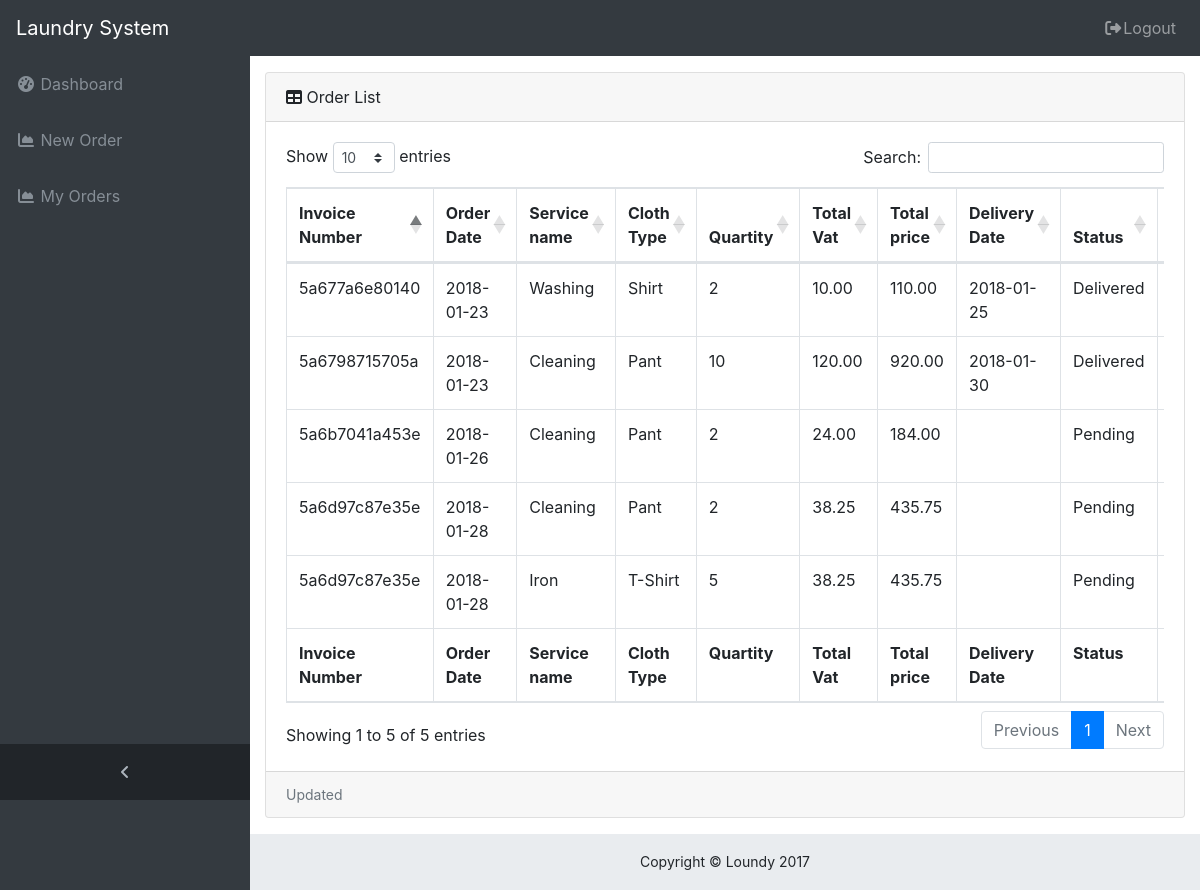
Screenshot of /order_list.php (signed in) with the database file from the repository.
### tables this page shows
CREATE TABLE `orders_items` (
  `id` int(15) NOT NULL,
  `invoice_no` varchar(20) DEFAULT NULL,
  `service_id` int(10) DEFAULT NULL,
  `cloth_type` int(10) DEFAULT NULL,
  `qty` int(10) NOT NULL
);

CREATE TABLE `orders` (
  `invoice_no` varchar(20) NOT NULL,
  `order_date` date NOT NULL,
  `customer_id` int(10) NOT NULL,
  `discount` int(3) DEFAULT NULL,
  `total_vat` float(8,2) NOT NULL,
  `grand_total` float(8,2) NOT NULL,
  `delivery_date` varchar(15) DEFAULT NULL,
  `order_status` varchar(10) NOT NULL
);

CREATE TABLE `services` (
  `id` int(11) NOT NULL,
  `service_name` varchar(100) NOT NULL,
  `service_code` varchar(50) NOT NULL
);

CREATE TABLE `cloths` (
  `id` int(11) NOT NULL,
  `cloth_type` varchar(100) NOT NULL,
  `cloth_code` varchar(50) NOT NULL
);

### inc/db_config.php (called while the page is built, shortened)
<?php
  function DB_Query($sql) {
    $conn = mysqli_connect(DB_SERVER, DB_USER, DB_PASS, DB_TBL);
    $resault = mysqli_query($conn, $sql);
    return $resault;
  }
?>

### order_list.php (the view, shortened to what this page needs)
<?php
  include_once 'inc/db_config.php';
  include_once 'inc/header.php';
  include_once 'inc/nav.php';
?>
<div class="content-wrapper">
    <div class="container-fluid">
      <div class="card mb-3">
        <div class="card-header">
          <i class="fa fa-table"></i> Order List</div>
        <div class="card-body">
          <div class="table-responsive">
            <table class="table table-bordered" id="dataTable" width="100%" cellspacing="0">
              <?php if ($_SESSION["user_role"]==2) { ?>
                <thead>
                  <tr>
                  <th>Invoice Number</th>
                  <th>Order Date</th>
                  <th>Service name</th>
                  <th>Cloth Type</th>
                  <th>Quartity</th>
                  <th>Total Vat</th>
                  <th>Total price</th>
                  <th>Delivery Date</th>
                  <th>Status</th>
                  <th>Action</th>
                </tr>
              </thead>
              <tfoot>
                <tr>
                  <th>Invoice Number</th>
                  <th>Order Date</th>
                  <th>Service name</th>
                  <th>Cloth Type</th>
                  <th>Quartity</th>
                  <th>Total Vat</th>
                  <th>Total price</th>
                  <th>Delivery Date</th>
                  <th>Status</th>
                  <th>Action</th>
                </tr>
              </tfoot>
              <tbody>
                <?php
                  $sqlResult = DB_Query("SELECT orders.`invoice_no`, orders.`order_date`, orders.`customer_id`, orders.`discount`, orders.`total_vat`, orders.`grand_total`, orders.`delivery_date`, orders.`order_status`, services.service_name, cloths.cloth_type, orders_items.qty FROM `orders` INNER JOIN orders_items ON (orders.invoice_no=orders_items.invoice_no) INNER JOIN services ON (orders_items.service_id=services.id) INNER JOIN cloths ON (orders_items.cloth_type=cloths.id) WHERE orders.customer_id=".$_SESSION["user_id"]." ORDER BY orders.order_date DESC");
                  while ($row = mysqli_fetch_assoc($sqlResult)) {
                  extract($row);
                 ?>
                <tr>
                  <td><?= $invoice_no ?></td>
                  <td><?= $order_date ?></td>
                  <td><?= $service_name ?></td>
                  <td><?= $cloth_type ?></td>
                  <td><?= $qty ?></td>
                  <td><?= $total_vat ?></td>
                  <td><?= $grand_total ?></td>
                  <td><?= $delivery_date ?></td>
                  <td><?= $order_status ?></td>
                  <td>
                  </td>
                </tr>
                <?php } ?>
              </tbody>
             <?php } ?>
            </table>
          </div>
        </div>
        <div class="card-footer small text-muted">Updated</div>
      </div>
    </div>
<?php
  include_once 'inc/footer.php';
?>

### css/sb-admin.css (style rules this page uses)
html { position: relative; min-height: 100%; }
body { overflow-x: hidden; }
body.sticky-footer { margin-bottom: 56px; }
body.sticky-footer .content-wrapper { min-height: calc(100vh - 56px - 56px); }
body.fixed-nav { padding-top: 56px; }
.content-wrapper { min-height: calc(100vh - 56px); padding-top: 1rem; }
.content-wrapper { overflow-x: hidden; background: white; }
@media (min-width: 992px) { .content-wrapper { margin-left: 250px; } }

### rows the page displays
orders_items: invoice_no.invoice_no "5a6d97c87e35e", invoice_no.order_date "2018-01-28", service.service_name "Cleaning", cloth_type.cloth_type "Pant", qty "2", invoice_no.total_vat "38.25", invoice_no.grand_total "435.75", invoice_no.order_status "Pending"
orders_items: invoice_no.invoice_no "5a6d97c87e35e", invoice_no.order_date "2018-01-28", service.service_name "Iron", cloth_type.cloth_type "T-Shirt", qty "5", invoice_no.total_vat "38.25", invoice_no.grand_total "435.75", invoice_no.order_status "Pending"
orders_items: invoice_no.invoice_no "5a6b7041a453e", invoice_no.order_date "2018-01-26", service.service_name "Cleaning", cloth_type.cloth_type "Pant", qty "2", invoice_no.total_vat "24.00", invoice_no.grand_total "184.00", invoice_no.order_status "Pending"
orders_items: invoice_no.invoice_no "5a6798715705a", invoice_no.order_date "2018-01-23", service.service_name "Cleaning", cloth_type.cloth_type "Pant", qty "10", invoice_no.total_vat "120.00", invoice_no.grand_total "920.00", invoice_no.delivery_date "2018-01-30", invoice_no.order_status "Delivered"
orders_items: invoice_no.invoice_no "5a677a6e80140", invoice_no.order_date "2018-01-23", service.service_name "Washing", cloth_type.cloth_type "Shirt", qty "2", invoice_no.total_vat "10.00", invoice_no.grand_total "110.00", invoice_no.delivery_date "2018-01-25", invoice_no.order_status "Delivered"
